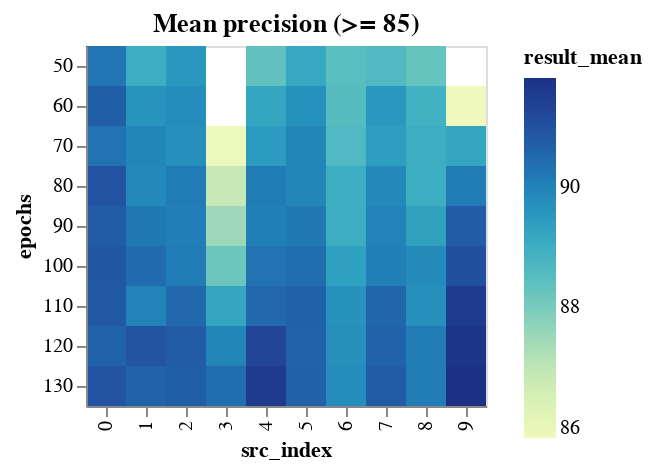

The code cell stored with this chart in its notebook:
### Code cell
range_epoch_results_df = epochs_results_df[
    epochs_results_df.result_mean >= DETAILED_VIEW_TRESHOLD
]

binified_epochs_heatmap(
    f"Mean precision (>= {DETAILED_VIEW_TRESHOLD})", 
    range_epoch_results_df
)

### Figure 1 — Vega-Lite specification as saved in the notebook (floating-point values rounded to 4 significant figures)
{"config": {"view": {"continuousWidth": 400, "continuousHeight": 300}}, "hconcat": [{"mark": "rect", "encoding": {"color": {"type": "quantitative", "field": "result_mean"}, "tooltip": [{"type": "quantitative", "field": "result_mean"}, {"type": "quantitative", "field": "result_std"}, {"type": "quantitative", "field": "neurons"}, {"type": "quantitative", "field": "layers"}, {"type": "quantitative", "field": "src_index"}], "x": {"type": "ordinal", "field": "src_index"}, "y": {"type": "ordinal", "field": "epochs"}}, "selection": {"selector004": {"type": "interval", "bind": "scales", "encodings": ["x", "y"]}}, "title": "Mean precision (>= 85)"}], "data": {"name": "data-8dc8c08f6c4559d2523b0f057b65028f"}, "$schema": "https://vega.github.io/schema/vega-lite/v4.8.1.json", "datasets": {"data-8dc8c08f6c4559d2523b0f057b65028f": [{"neurons": 8, "layers": 1, "epochs": 130, "learning_rate": 0.0254, "momentum": 0.05776, "result_mean": 89.79, "result_std": 0.5002, "src_index": 6}, {"neurons": 14, "layers": 3, "epochs": 100, "learning_rate": 0.0254, "momentum": 0.05776, "result_mean": 90.88, "result_std": 0.6634, "src_index": 0}, {"neurons": 14, "layers": 3, "epochs": 60, "learning_rate": 0.0254, "momentum": 0.05776, "result_mean": 90.72, "result_std": 0.7479, "src_index": 0}, {"neurons": 14, "layers": 3, "epochs": 90, "learning_rate": 0.0254, "momentum": 0.05776, "result_mean": 90.78, "result_std": 0.7751, "src_index": 0}, {"neurons": 14, "layers": 3, "epochs": 70, "learning_rate": 0.0254, "momentum": 0.05776, "result_mean": 90.31, "result_std": 0.7564, "src_index": 0}, {"neurons": 8, "layers": 1, "epochs": 120, "learning_rate": 0.0254, "momentum": 0.05776, "result_mean": 89.73, "result_std": 0.705, "src_index": 6}, {"neurons": 13, "layers": 2, "epochs": 60, "learning_rate": 0.0254, "momentum": 0.05776, "result_mean": 89.63, "result_std": 0.6999, "src_index": 1}, {"neurons": 8, "layers": 1, "epochs": 100, "learning_rate": 0.0254, "momentum": 0.05776, "result_mean": 89.37, "result_std": 0.6981, "src_index": 6}, {"neurons": 8, "layers": 3, "epochs": 130, "learning_rate": 0.0254, "momentum": 0.05776, "result_mean": 91.56, "result_std": 0.9182, "src_index": 4}, {"neurons": 14, "layers": 3, "epochs": 110, "learning_rate": 0.0254, "momentum": 0.05776, "result_mean": 90.83, "result_std": 0.8576, "src_index": 0}, {"neurons": 14, "layers": 3, "epochs": 120, "learning_rate": 0.0254, "momentum": 0.05776, "result_mean": 90.62, "result_std": 0.8514, "src_index": 0}, {"neurons": 8, "layers": 1, "epochs": 110, "learning_rate": 0.0254, "momentum": 0.05776, "result_mean": 89.68, "result_std": 0.7754, "src_index": 6}, {"neurons": 13, "layers": 2, "epochs": 70, "learning_rate": 0.0254, "momentum": 0.05776, "result_mean": 89.94, "result_std": 0.8117, "src_index": 1}, {"neurons": 8, "layers": 3, "epochs": 80, "learning_rate": 0.0254, "momentum": 0.05776, "result_mean": 90.15, "result_std": 0.8575, "src_index": 4}, {"neurons": 10, "layers": 1, "epochs": 130, "learning_rate": 0.0254, "momentum": 0.05776, "result_mean": 90.15, "result_std": 0.8671, "src_index": 8}, {"neurons": 14, "layers": 2, "epochs": 70, "learning_rate": 0.0254, "momentum": 0.05776, "result_mean": 89.73, "result_std": 0.8274, "src_index": 2}, {"neurons": 6, "layers": 3, "epochs": 70, "learning_rate": 0.0254, "momentum": 0.05776, "result_mean": 85.88, "result_std": 0.4682, "src_index": 3}, {"neurons": 10, "layers": 1, "epochs": 120, "learning_rate": 0.0254, "momentum": 0.05776, "result_mean": 90.15, "result_std": 0.9104, "src_index": 8}, {"neurons": 8, "layers": 3, "epochs": 60, "learning_rate": 0.0254, "momentum": 0.05776, "result_mean": 89.21, "result_std": 0.8266, "src_index": 4}, {"neurons": 8, "layers": 1, "epochs": 90, "learning_rate": 0.0254, "momentum": 0.05776, "result_mean": 89.01, "result_std": 0.8247, "src_index": 6}, {"neurons": 8, "layers": 3, "epochs": 70, "learning_rate": 0.0254, "momentum": 0.05776, "result_mean": 89.47, "result_std": 0.8747, "src_index": 4}, {"neurons": 10, "layers": 1, "epochs": 110, "learning_rate": 0.0254, "momentum": 0.05776, "result_mean": 89.73, "result_std": 0.9082, "src_index": 8}, {"neurons": 11, "layers": 1, "epochs": 130, "learning_rate": 0.0254, "momentum": 0.05776, "result_mean": 90.67, "result_std": 1.006, "src_index": 5}, {"neurons": 11, "layers": 1, "epochs": 70, "learning_rate": 0.0254, "momentum": 0.05776, "result_mean": 89.94, "result_std": 0.9442, "src_index": 5}, {"neurons": 13, "layers": 2, "epochs": 80, "learning_rate": 0.0254, "momentum": 0.05776, "result_mean": 89.89, "result_std": 0.9454, "src_index": 1}, {"neurons": 10, "layers": 1, "epochs": 100, "learning_rate": 0.0254, "momentum": 0.05776, "result_mean": 89.84, "result_std": 0.9481, "src_index": 8}, {"neurons": 9, "layers": 3, "epochs": 80, "learning_rate": 0.0254, "momentum": 0.05776, "result_mean": 89.89, "result_std": 0.9567, "src_index": 7}, {"neurons": 8, "layers": 3, "epochs": 100, "learning_rate": 0.0254, "momentum": 0.05776, "result_mean": 90.31, "result_std": 1.009, "src_index": 4}, {"neurons": 13, "layers": 2, "epochs": 50, "learning_rate": 0.0254, "momentum": 0.05776, "result_mean": 89.01, "result_std": 0.8839, "src_index": 1}, {"neurons": 11, "layers": 1, "epochs": 110, "learning_rate": 0.0254, "momentum": 0.05776, "result_mean": 90.67, "result_std": 1.06, "src_index": 5}, {"neurons": 8, "layers": 3, "epochs": 90, "learning_rate": 0.0254, "momentum": 0.05776, "result_mean": 90.05, "result_std": 1.012, "src_index": 4}, {"neurons": 11, "layers": 1, "epochs": 100, "learning_rate": 0.0254, "momentum": 0.05776, "result_mean": 90.41, "result_std": 1.058, "src_index": 5}, {"neurons": 14, "layers": 3, "epochs": 130, "learning_rate": 0.0254, "momentum": 0.05776, "result_mean": 90.93, "result_std": 1.111, "src_index": 0}, {"neurons": 8, "layers": 1, "epochs": 70, "learning_rate": 0.0254, "momentum": 0.05776, "result_mean": 88.64, "result_std": 0.9074, "src_index": 6}, {"neurons": 14, "layers": 2, "epochs": 80, "learning_rate": 0.0254, "momentum": 0.05776, "result_mean": 90.15, "result_std": 1.068, "src_index": 2}, {"neurons": 14, "layers": 3, "epochs": 80, "learning_rate": 0.0254, "momentum": 0.05776, "result_mean": 90.98, "result_std": 1.151, "src_index": 0}, {"neurons": 8, "layers": 3, "epochs": 120, "learning_rate": 0.0254, "momentum": 0.05776, "result_mean": 91.3, "result_std": 1.186, "src_index": 4}, {"neurons": 8, "layers": 1, "epochs": 80, "learning_rate": 0.0254, "momentum": 0.05776, "result_mean": 89.0, "result_std": 0.9662, "src_index": 6}, {"neurons": 14, "layers": 2, "epochs": 50, "learning_rate": 0.0254, "momentum": 0.05776, "result_mean": 89.58, "result_std": 1.024, "src_index": 2}, {"neurons": 11, "layers": 1, "epochs": 90, "learning_rate": 0.0254, "momentum": 0.05776, "result_mean": 90.2, "result_std": 1.089, "src_index": 5}, {"neurons": 9, "layers": 3, "epochs": 70, "learning_rate": 0.0254, "momentum": 0.05776, "result_mean": 89.42, "result_std": 1.012, "src_index": 7}, {"neurons": 9, "layers": 3, "epochs": 110, "learning_rate": 0.0254, "momentum": 0.05776, "result_mean": 90.57, "result_std": 1.133, "src_index": 7}, {"neurons": 10, "layers": 1, "epochs": 90, "learning_rate": 0.0254, "momentum": 0.05776, "result_mean": 89.32, "result_std": 1.013, "src_index": 8}, {"neurons": 14, "layers": 2, "epochs": 120, "learning_rate": 0.0254, "momentum": 0.05776, "result_mean": 90.78, "result_std": 1.166, "src_index": 2}, {"neurons": 11, "layers": 3, "epochs": 130, "learning_rate": 0.0254, "momentum": 0.05776, "result_mean": 91.82, "result_std": 1.278, "src_index": 9}, {"neurons": 11, "layers": 1, "epochs": 120, "learning_rate": 0.0254, "momentum": 0.05776, "result_mean": 90.62, "result_std": 1.165, "src_index": 5}, {"neurons": 10, "layers": 1, "epochs": 60, "learning_rate": 0.0254, "momentum": 0.05776, "result_mean": 88.9, "result_std": 0.9943, "src_index": 8}, {"neurons": 10, "layers": 1, "epochs": 70, "learning_rate": 0.0254, "momentum": 0.05776, "result_mean": 89.0, "result_std": 1.033, "src_index": 8}, {"neurons": 11, "layers": 1, "epochs": 80, "learning_rate": 0.0254, "momentum": 0.05776, "result_mean": 89.94, "result_std": 1.154, "src_index": 5}, {"neurons": 8, "layers": 3, "epochs": 50, "learning_rate": 0.0254, "momentum": 0.05776, "result_mean": 88.38, "result_std": 1.019, "src_index": 4}, {"neurons": 11, "layers": 1, "epochs": 60, "learning_rate": 0.0254, "momentum": 0.05776, "result_mean": 89.68, "result_std": 1.15, "src_index": 5}, {"neurons": 9, "layers": 3, "epochs": 60, "learning_rate": 0.0254, "momentum": 0.05776, "result_mean": 89.58, "result_std": 1.143, "src_index": 7}, {"neurons": 8, "layers": 3, "epochs": 110, "learning_rate": 0.0254, "momentum": 0.05776, "result_mean": 90.52, "result_std": 1.239, "src_index": 4}, {"neurons": 9, "layers": 3, "epochs": 120, "learning_rate": 0.0254, "momentum": 0.05776, "result_mean": 90.62, "result_std": 1.295, "src_index": 7}, {"neurons": 10, "layers": 1, "epochs": 80, "learning_rate": 0.0254, "momentum": 0.05776, "result_mean": 89.0, "result_std": 1.134, "src_index": 8}, {"neurons": 11, "layers": 3, "epochs": 70, "learning_rate": 0.0254, "momentum": 0.05776, "result_mean": 89.21, "result_std": 1.159, "src_index": 9}, {"neurons": 9, "layers": 3, "epochs": 90, "learning_rate": 0.0254, "momentum": 0.05776, "result_mean": 89.99, "result_std": 1.24, "src_index": 7}, {"neurons": 13, "layers": 2, "epochs": 90, "learning_rate": 0.0254, "momentum": 0.05776, "result_mean": 90.2, "result_std": 1.262, "src_index": 1}, {"neurons": 11, "layers": 1, "epochs": 50, "learning_rate": 0.0254, "momentum": 0.05776, "result_mean": 89.16, "result_std": 1.17, "src_index": 5}, {"neurons": 14, "layers": 2, "epochs": 130, "learning_rate": 0.0254, "momentum": 0.05776, "result_mean": 90.72, "result_std": 1.343, "src_index": 2}, {"neurons": 6, "layers": 3, "epochs": 80, "learning_rate": 0.0254, "momentum": 0.05776, "result_mean": 86.82, "result_std": 0.9667, "src_index": 3}, {"neurons": 13, "layers": 2, "epochs": 130, "learning_rate": 0.0254, "momentum": 0.05776, "result_mean": 90.62, "result_std": 1.357, "src_index": 1}, {"neurons": 9, "layers": 3, "epochs": 100, "learning_rate": 0.0254, "momentum": 0.05776, "result_mean": 90.05, "result_std": 1.312, "src_index": 7}, {"neurons": 8, "layers": 1, "epochs": 60, "learning_rate": 0.0254, "momentum": 0.05776, "result_mean": 88.54, "result_std": 1.165, "src_index": 6}, {"neurons": 13, "layers": 2, "epochs": 100, "learning_rate": 0.0254, "momentum": 0.05776, "result_mean": 90.46, "result_std": 1.36, "src_index": 1}, {"neurons": 11, "layers": 3, "epochs": 60, "learning_rate": 0.0254, "momentum": 0.05776, "result_mean": 85.83, "result_std": 0.9119, "src_index": 9}, {"neurons": 13, "layers": 2, "epochs": 120, "learning_rate": 0.0254, "momentum": 0.05776, "result_mean": 90.93, "result_std": 1.436, "src_index": 1}, {"neurons": 11, "layers": 3, "epochs": 110, "learning_rate": 0.0254, "momentum": 0.05776, "result_mean": 91.56, "result_std": 1.502, "src_index": 9}, {"neurons": 8, "layers": 1, "epochs": 50, "learning_rate": 0.0254, "momentum": 0.05776, "result_mean": 88.48, "result_std": 1.215, "src_index": 6}, {"neurons": 11, "layers": 3, "epochs": 120, "learning_rate": 0.0254, "momentum": 0.05776, "result_mean": 91.72, "result_std": 1.54, "src_index": 9}, {"neurons": 6, "layers": 3, "epochs": 90, "learning_rate": 0.0254, "momentum": 0.05776, "result_mean": 87.49, "result_std": 1.121, "src_index": 3}, {"neurons": 14, "layers": 2, "epochs": 110, "learning_rate": 0.0254, "momentum": 0.05776, "result_mean": 90.52, "result_std": 1.44, "src_index": 2}, {"neurons": 11, "layers": 3, "epochs": 100, "learning_rate": 0.0254, "momentum": 0.05776, "result_mean": 91.04, "result_std": 1.493, "src_index": 9}, {"neurons": 6, "layers": 3, "epochs": 130, "learning_rate": 0.0254, "momentum": 0.05776, "result_mean": 90.41, "result_std": 1.441, "src_index": 3}, {"neurons": 6, "layers": 3, "epochs": 120, "learning_rate": 0.0254, "momentum": 0.05776, "result_mean": 89.94, "result_std": 1.398, "src_index": 3}, {"neurons": 10, "layers": 1, "epochs": 50, "learning_rate": 0.0254, "momentum": 0.05776, "result_mean": 88.27, "result_std": 1.29, "src_index": 8}, {"neurons": 13, "layers": 2, "epochs": 110, "learning_rate": 0.0254, "momentum": 0.05776, "result_mean": 90.0, "result_std": 1.467, "src_index": 1}, {"neurons": 14, "layers": 2, "epochs": 90, "learning_rate": 0.0254, "momentum": 0.05776, "result_mean": 90.1, "result_std": 1.498, "src_index": 2}, {"neurons": 6, "layers": 3, "epochs": 110, "learning_rate": 0.0254, "momentum": 0.05776, "result_mean": 89.21, "result_std": 1.433, "src_index": 3}, {"neurons": 14, "layers": 3, "epochs": 50, "learning_rate": 0.0254, "momentum": 0.05776, "result_mean": 90.26, "result_std": 1.537, "src_index": 0}, {"neurons": 14, "layers": 2, "epochs": 100, "learning_rate": 0.0254, "momentum": 0.05776, "result_mean": 90.15, "result_std": 1.53, "src_index": 2}, {"neurons": 9, "layers": 3, "epochs": 130, "learning_rate": 0.0254, "momentum": 0.05776, "result_mean": 90.78, "result_std": 1.606, "src_index": 7}, {"neurons": 11, "layers": 3, "epochs": 90, "learning_rate": 0.0254, "momentum": 0.05776, "result_mean": 90.78, "result_std": 1.677, "src_index": 9}, {"neurons": 11, "layers": 3, "epochs": 80, "learning_rate": 0.0254, "momentum": 0.05776, "result_mean": 90.15, "result_std": 1.648, "src_index": 9}, {"neurons": 9, "layers": 3, "epochs": 50, "learning_rate": 0.0254, "momentum": 0.05776, "result_mean": 88.64, "result_std": 1.498, "src_index": 7}, {"neurons": 14, "layers": 2, "epochs": 60, "learning_rate": 0.0254, "momentum": 0.05776, "result_mean": 89.79, "result_std": 1.621, "src_index": 2}, {"neurons": 6, "layers": 3, "epochs": 100, "learning_rate": 0.0254, "momentum": 0.05776, "result_mean": 88.17, "result_std": 1.881, "src_index": 3}]}}
